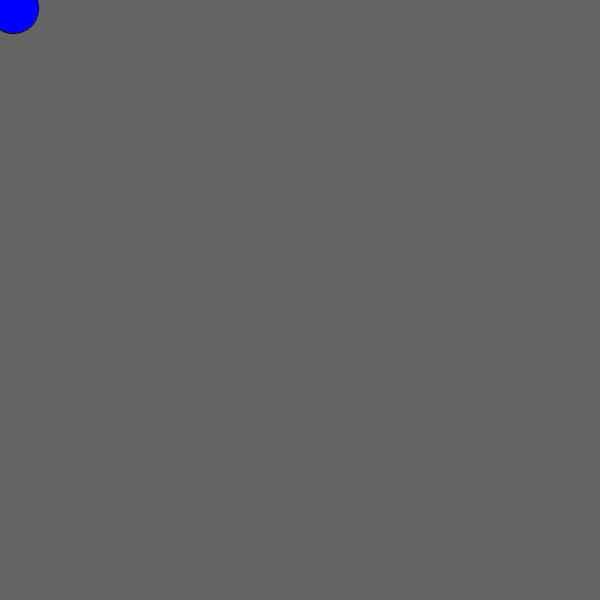
Frame 1 (no input)
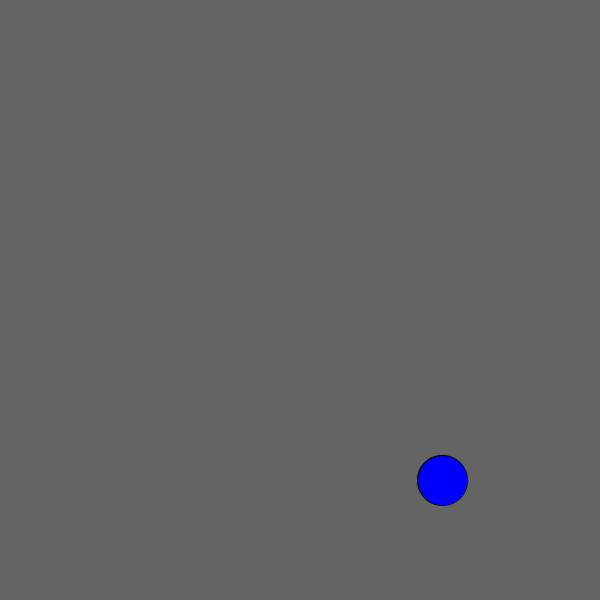
Frame 60 (the mouse pressed at the canvas centre just before this capture)
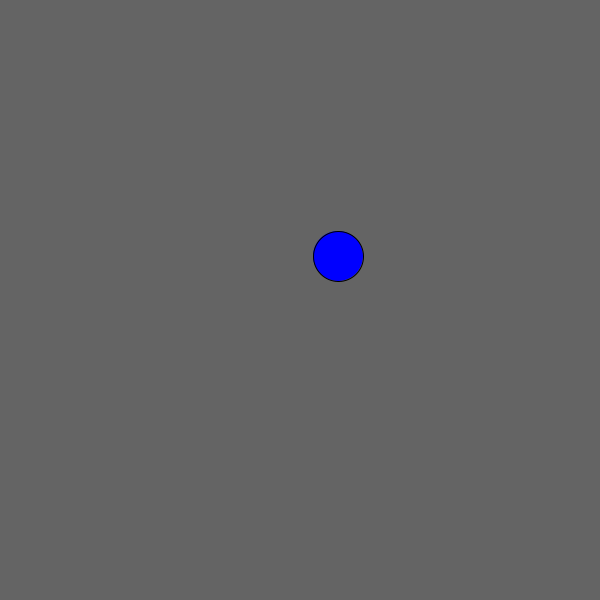
Frame 120 (the mouse held since frame 60 and released just before this capture)

The Processing sketch that drew these frames (run headless with seeded random() and noise(); from frame 60 on, the mouse is pressed at the canvas centre):

// Processing sketch: sketch_200506d
// ── sketch_200506d.pde
PVector pos = new PVector(0, 0);
int sens = 1;
int sensx = 1;
int nombreAleatoirex = 1 + (int)(Math.random() * ((20 - 1) + 1));
int nombreAleatoirey = 1 + (int)(Math.random() * ((20 - 1) + 1));
void setup()
{
 size(600, 600);
 background(100);
 fill(255, 0, 0);
 ellipse(width/2, height/2, 50, 50);
 
 }

void draw()
{
 background(100);
 fill(0, 0, 255);
if(sens == 1)
{
if(pos.y <= height )
{
 sens = 1;
 pos.y = pos.y+nombreAleatoirey;}
 else
 {
 sens = 0;
 pos.y = pos.y-nombreAleatoirey;}
}
else
{
  if(pos.y == 0)
{
 sens = 1;
 pos.y = pos.y+nombreAleatoirey;}
 else
 {
 sens = 0;
 pos.y = pos.y-nombreAleatoirey;}
}

if(sensx == 1)
{
if(pos.x <= width)
{
 sensx = 1;
 pos.x = pos.x+nombreAleatoirex;}
 else
 {
 sensx = 0;
 pos.x = pos.x-nombreAleatoirex;}
}
else
{
  if(pos.x == 0)
{
 sensx = 1;
 pos.x = pos.x+nombreAleatoirex;}
 else
 {
 sensx = 0;
 pos.x = pos.x-nombreAleatoirex;}
}

 ellipse(pos.x, pos.y, 50, 50);
 }
         
